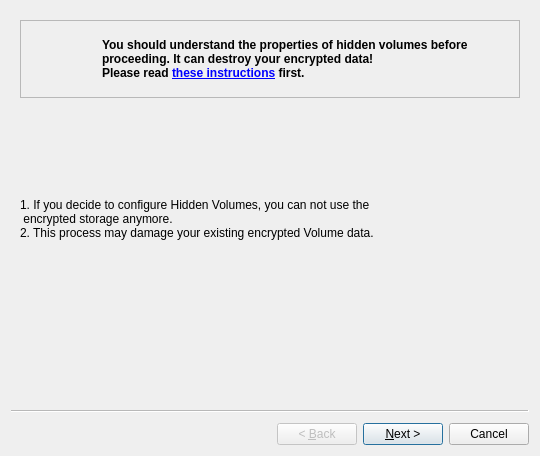
<?xml version="1.0" encoding="UTF-8"?>
<ui version="4.0">
 <class>CreateHiddenVolume</class>
 <widget class="QWizard" name="CreateHiddenVolume">
  <property name="geometry">
   <rect>
    <x>0</x>
    <y>0</y>
    <width>536</width>
    <height>456</height>
   </rect>
  </property>
  <property name="windowTitle">
   <string>Wizard</string>
  </property>
  <property name="wizardStyle">
   <enum>QWizard::ClassicStyle</enum>
  </property>
  <widget class="QWizardPage" name="wizardPage1">
   <layout class="QGridLayout" name="gridLayout_4">
    <item row="0" column="0" colspan="2">
     <widget class="QFrame" name="frame">
      <property name="frameShape">
       <enum>QFrame::StyledPanel</enum>
      </property>
      <property name="frameShadow">
       <enum>QFrame::Raised</enum>
      </property>
      <layout class="QHBoxLayout" name="horizontalLayout">
       <item>
        <widget class="QLabel" name="l_warning">
         <property name="sizePolicy">
          <sizepolicy hsizetype="Fixed" vsizetype="Fixed">
           <horstretch>0</horstretch>
           <verstretch>0</verstretch>
          </sizepolicy>
         </property>
         <property name="minimumSize">
          <size>
           <width>66</width>
           <height>58</height>
          </size>
         </property>
         <property name="maximumSize">
          <size>
           <width>66</width>
           <height>58</height>
          </size>
         </property>
         <property name="baseSize">
          <size>
           <width>66</width>
           <height>58</height>
          </size>
         </property>
         <property name="text">
          <string notr="true"/>
         </property>
         <property name="pixmap">
          <pixmap>images/new/icon_warning.svg</pixmap>
         </property>
         <property name="scaledContents">
          <bool>true</bool>
         </property>
        </widget>
       </item>
       <item>
        <widget class="QLabel" name="l_top_instructions">
         <property name="sizePolicy">
          <sizepolicy hsizetype="MinimumExpanding" vsizetype="Fixed">
           <horstretch>0</horstretch>
           <verstretch>0</verstretch>
          </sizepolicy>
         </property>
         <property name="focusPolicy">
          <enum>Qt::StrongFocus</enum>
         </property>
         <property name="text">
          <string>&lt;html&gt;&lt;head/&gt;&lt;body&gt;&lt;p&gt;&lt;span style=&quot; font-weight:600;&quot;&gt;You should understand the properties of hidden volumes before proceeding. It can destroy your encrypted data! &lt;br/&gt;Please read &lt;/span&gt;&lt;a href=&quot;https://www.nitrokey.com/documentation/hidden-volumes&quot;&gt;&lt;span style=&quot; font-weight:600; text-decoration: underline; color:#0000ff;&quot;&gt;these instructions&lt;/span&gt;&lt;/a&gt;&lt;span style=&quot; font-weight:600;&quot;&gt; first.&lt;/span&gt;&lt;/p&gt;&lt;/body&gt;&lt;/html&gt;</string>
         </property>
         <property name="scaledContents">
          <bool>false</bool>
         </property>
         <property name="wordWrap">
          <bool>true</bool>
         </property>
         <property name="openExternalLinks">
          <bool>true</bool>
         </property>
        </widget>
       </item>
      </layout>
     </widget>
    </item>
    <item row="4" column="0" colspan="2">
     <widget class="QLabel" name="label_2">
      <property name="sizePolicy">
       <sizepolicy hsizetype="Fixed" vsizetype="Fixed">
        <horstretch>0</horstretch>
        <verstretch>0</verstretch>
       </sizepolicy>
      </property>
      <property name="minimumSize">
       <size>
        <width>500</width>
        <height>50</height>
       </size>
      </property>
      <property name="maximumSize">
       <size>
        <width>100</width>
        <height>150</height>
       </size>
      </property>
      <property name="text">
       <string/>
      </property>
      <property name="pixmap">
       <pixmap>images/HiddenVolumes_0.png</pixmap>
      </property>
      <property name="scaledContents">
       <bool>true</bool>
      </property>
     </widget>
    </item>
    <item row="2" column="0">
     <spacer name="verticalSpacer">
      <property name="orientation">
       <enum>Qt::Vertical</enum>
      </property>
      <property name="sizeHint" stdset="0">
       <size>
        <width>20</width>
        <height>70</height>
       </size>
      </property>
     </spacer>
    </item>
    <item row="6" column="0">
     <spacer name="verticalSpacer_2">
      <property name="orientation">
       <enum>Qt::Vertical</enum>
      </property>
      <property name="sizeHint" stdset="0">
       <size>
        <width>20</width>
        <height>40</height>
       </size>
      </property>
     </spacer>
    </item>
    <item row="3" column="0">
     <widget class="QLabel" name="label_3">
      <property name="text">
       <string>1. If you decide to configure Hidden Volumes, you can not use the
 encrypted storage anymore. 
2. This process may damage your existing encrypted Volume data.</string>
      </property>
     </widget>
    </item>
   </layout>
  </widget>
  <widget class="QWizardPage" name="wizardPage">
   <layout class="QFormLayout" name="formLayout">
    <item row="0" column="0">
     <widget class="QGroupBox" name="password_group">
      <property name="title">
       <string>Password settings</string>
      </property>
      <layout class="QFormLayout" name="passwordObjects">
       <item row="0" column="0">
        <widget class="QLabel" name="label">
         <property name="text">
          <string>Password:</string>
         </property>
        </widget>
       </item>
       <item row="0" column="1">
        <widget class="QLineEdit" name="HVPasswordEdit">
         <property name="accessibleName">
          <string>Hidden volume password</string>
         </property>
         <property name="accessibleDescription">
          <string>Please use shift+tab key shortcut for instructions</string>
         </property>
         <property name="text">
          <string notr="true">12345678901234567890</string>
         </property>
         <property name="maxLength">
          <number>20</number>
         </property>
         <property name="echoMode">
          <enum>QLineEdit::Password</enum>
         </property>
        </widget>
       </item>
       <item row="1" column="0">
        <widget class="QLabel" name="label_4">
         <property name="text">
          <string>Password:</string>
         </property>
        </widget>
       </item>
       <item row="1" column="1">
        <widget class="QLineEdit" name="HVPasswordEdit_2">
         <property name="focusPolicy">
          <enum>Qt::StrongFocus</enum>
         </property>
         <property name="accessibleName">
          <string>Hidden volume password (repeated)</string>
         </property>
         <property name="text">
          <string notr="true">12345678901234567890</string>
         </property>
         <property name="maxLength">
          <number>20</number>
         </property>
         <property name="echoMode">
          <enum>QLineEdit::Password</enum>
         </property>
        </widget>
       </item>
       <item row="2" column="1">
        <widget class="QCheckBox" name="ShowPasswordCheckBox">
         <property name="text">
          <string>Show password</string>
         </property>
        </widget>
       </item>
       <item row="3" column="0" colspan="2">
        <layout class="QVBoxLayout" name="entropy_verticalLayout">
         <item>
          <widget class="QLabel" name="label_10">
           <property name="text">
            <string>Password strength:</string>
           </property>
          </widget>
         </item>
         <item>
          <widget class="QProgressBar" name="password_strength_progressBar">
           <property name="accessibleName">
            <string>Password strength:</string>
           </property>
           <property name="value">
            <number>42</number>
           </property>
          </widget>
         </item>
         <item>
          <layout class="QHBoxLayout" name="chars_kind_layout">
           <item>
            <widget class="QCheckBox" name="cb_length">
             <property name="enabled">
              <bool>false</bool>
             </property>
             <property name="focusPolicy">
              <enum>Qt::NoFocus</enum>
             </property>
             <property name="text">
              <string>length</string>
             </property>
            </widget>
           </item>
           <item>
            <widget class="QCheckBox" name="cb_lower_case">
             <property name="enabled">
              <bool>false</bool>
             </property>
             <property name="focusPolicy">
              <enum>Qt::NoFocus</enum>
             </property>
             <property name="text">
              <string>lower case</string>
             </property>
            </widget>
           </item>
           <item>
            <widget class="QCheckBox" name="cb_upper_case">
             <property name="enabled">
              <bool>false</bool>
             </property>
             <property name="focusPolicy">
              <enum>Qt::NoFocus</enum>
             </property>
             <property name="text">
              <string>upper case</string>
             </property>
             <property name="checkable">
              <bool>true</bool>
             </property>
            </widget>
           </item>
           <item>
            <widget class="QCheckBox" name="cb_numbers">
             <property name="enabled">
              <bool>false</bool>
             </property>
             <property name="focusPolicy">
              <enum>Qt::NoFocus</enum>
             </property>
             <property name="text">
              <string>numbers</string>
             </property>
            </widget>
           </item>
           <item>
            <widget class="QCheckBox" name="cb_symbols">
             <property name="enabled">
              <bool>false</bool>
             </property>
             <property name="focusPolicy">
              <enum>Qt::NoFocus</enum>
             </property>
             <property name="text">
              <string>symbols</string>
             </property>
            </widget>
           </item>
          </layout>
         </item>
        </layout>
       </item>
      </layout>
     </widget>
    </item>
   </layout>
  </widget>
  <widget class="QWizardPage" name="wizardPage_2">
   <layout class="QGridLayout" name="gridLayout_2">
    <item row="0" column="0">
     <widget class="QGroupBox" name="HV_settings_groupBox">
      <property name="sizePolicy">
       <sizepolicy hsizetype="Expanding" vsizetype="Expanding">
        <horstretch>0</horstretch>
        <verstretch>0</verstretch>
       </sizepolicy>
      </property>
      <property name="minimumSize">
       <size>
        <width>100</width>
        <height>101</height>
       </size>
      </property>
      <property name="title">
       <string>Hidden Volume settings</string>
      </property>
      <property name="checkable">
       <bool>false</bool>
      </property>
      <layout class="QVBoxLayout" name="verticalLayout">
       <item>
        <layout class="QHBoxLayout" name="StartControls_3">
         <item>
          <widget class="QLabel" name="l_sd_start_3">
           <property name="text">
            <string notr="true">Start at %1 of SD size:</string>
           </property>
          </widget>
         </item>
         <item>
          <spacer name="horizontalSpacer_10">
           <property name="orientation">
            <enum>Qt::Horizontal</enum>
           </property>
           <property name="sizeHint" stdset="0">
            <size>
             <width>40</width>
             <height>20</height>
            </size>
           </property>
          </spacer>
         </item>
         <item>
          <widget class="QDoubleSpinBox" name="StartBlockSpin_3">
           <property name="sizePolicy">
            <sizepolicy hsizetype="MinimumExpanding" vsizetype="Fixed">
             <horstretch>0</horstretch>
             <verstretch>0</verstretch>
            </sizepolicy>
           </property>
           <property name="accessibleName">
            <string/>
           </property>
           <property name="alignment">
            <set>Qt::AlignRight|Qt::AlignTrailing|Qt::AlignVCenter</set>
           </property>
           <property name="maximum">
            <double>999999999999999983222784.000000000000000</double>
           </property>
          </widget>
         </item>
        </layout>
       </item>
       <item>
        <layout class="QHBoxLayout" name="StopControls_3">
         <item>
          <widget class="QLabel" name="l_sd_end_3">
           <property name="text">
            <string notr="true">End at %1 of SD size:</string>
           </property>
          </widget>
         </item>
         <item>
          <spacer name="horizontalSpacer_9">
           <property name="orientation">
            <enum>Qt::Horizontal</enum>
           </property>
           <property name="sizeHint" stdset="0">
            <size>
             <width>40</width>
             <height>20</height>
            </size>
           </property>
          </spacer>
         </item>
         <item>
          <widget class="QDoubleSpinBox" name="EndBlockSpin_3">
           <property name="sizePolicy">
            <sizepolicy hsizetype="MinimumExpanding" vsizetype="Fixed">
             <horstretch>0</horstretch>
             <verstretch>0</verstretch>
            </sizepolicy>
           </property>
           <property name="alignment">
            <set>Qt::AlignRight|Qt::AlignTrailing|Qt::AlignVCenter</set>
           </property>
           <property name="maximum">
            <double>99999999999999997748809823456034029568.000000000000000</double>
           </property>
          </widget>
         </item>
        </layout>
       </item>
       <item>
        <widget class="QComboBox" name="comboBox_2">
         <property name="accessibleDescription">
          <string>Slot under which hidden volume information will be stored</string>
         </property>
         <item>
          <property name="text">
           <string>Hidden volume slot 1</string>
          </property>
         </item>
         <item>
          <property name="text">
           <string>Hidden volume slot 2</string>
          </property>
         </item>
         <item>
          <property name="text">
           <string>Hidden volume slot 3</string>
          </property>
         </item>
         <item>
          <property name="text">
           <string>Hidden volume slot 4</string>
          </property>
         </item>
        </widget>
       </item>
       <item>
        <widget class="QLabel" name="HVSdCardHighWaterMark_2">
         <property name="text">
          <string notr="true">SD card information</string>
         </property>
         <property name="alignment">
          <set>Qt::AlignCenter</set>
         </property>
        </widget>
       </item>
       <item>
        <widget class="QFrame" name="rd_frame_2">
         <property name="frameShape">
          <enum>QFrame::Box</enum>
         </property>
         <layout class="QHBoxLayout" name="horizontalLayout_7">
          <item>
           <widget class="QLabel" name="l_sd_size_3">
            <property name="focusPolicy">
             <enum>Qt::StrongFocus</enum>
            </property>
            <property name="text">
             <string notr="true">Storage capacity: %1GB</string>
            </property>
           </widget>
          </item>
          <item>
           <spacer name="horizontalSpacer_8">
            <property name="orientation">
             <enum>Qt::Horizontal</enum>
            </property>
            <property name="sizeHint" stdset="0">
             <size>
              <width>40</width>
              <height>20</height>
             </size>
            </property>
           </spacer>
          </item>
          <item>
           <widget class="QLabel" name="label_7">
            <property name="text">
             <string>Unit:</string>
            </property>
           </widget>
          </item>
          <item>
           <widget class="QRadioButton" name="rd_percent_3">
            <property name="accessibleName">
             <string/>
            </property>
            <property name="accessibleDescription">
             <string>Use this as hidden volume size unit</string>
            </property>
            <property name="text">
             <string>%</string>
            </property>
           </widget>
          </item>
          <item>
           <widget class="QRadioButton" name="rd_MB_3">
            <property name="accessibleDescription">
             <string>Use this as hidden volume size unit</string>
            </property>
            <property name="text">
             <string>MB</string>
            </property>
           </widget>
          </item>
          <item>
           <widget class="QRadioButton" name="rd_GB_3">
            <property name="accessibleDescription">
             <string>Use this as hidden volume size unit</string>
            </property>
            <property name="text">
             <string>GB</string>
            </property>
           </widget>
          </item>
         </layout>
        </widget>
       </item>
       <item>
        <widget class="QLabel" name="l_rounding_info_2">
         <property name="sizePolicy">
          <sizepolicy hsizetype="Preferred" vsizetype="Preferred">
           <horstretch>0</horstretch>
           <verstretch>0</verstretch>
          </sizepolicy>
         </property>
         <property name="minimumSize">
          <size>
           <width>0</width>
           <height>0</height>
          </size>
         </property>
         <property name="text">
          <string>Size will be rounded down to integral percent of total storage size 
(%1MB)</string>
         </property>
        </widget>
       </item>
      </layout>
     </widget>
    </item>
   </layout>
  </widget>
 </widget>
 <resources/>
 <connections/>
</ui>
